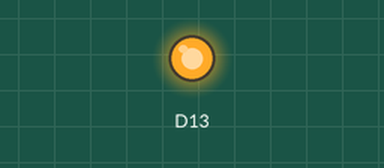
A program run on a simulated Arduino board driven over Firmata from a computer. Shown: output pins drawn as LEDs (lit = HIGH).

Above: at 7.5 s.
At 10.5 s:
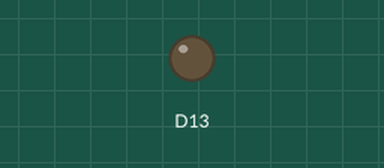
Timing chart, 0 to 12.8 s (numbered marks = the images above):
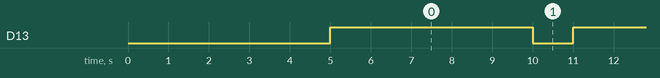

The program:

Python01.py
```python
from pyfirmata import Arduino, util
import time

# Create a connection to the Arduino board
board = Arduino('COM3')  # replace '/dev/ttyACM0' with the port to which your Arduino board is connected

# Loop to blink the built-in LED
while True:
    board.digital[13].write(1)  # turn the LED on
    time.sleep(5)  # wait for 1 second
    board.digital[13].write(0)  # turn the LED off
    time.sleep(1)  # wait for 1 second
```

Measured:
- by itself, D13: alternates HIGH for 5.0 s and LOW for 1.0 s
